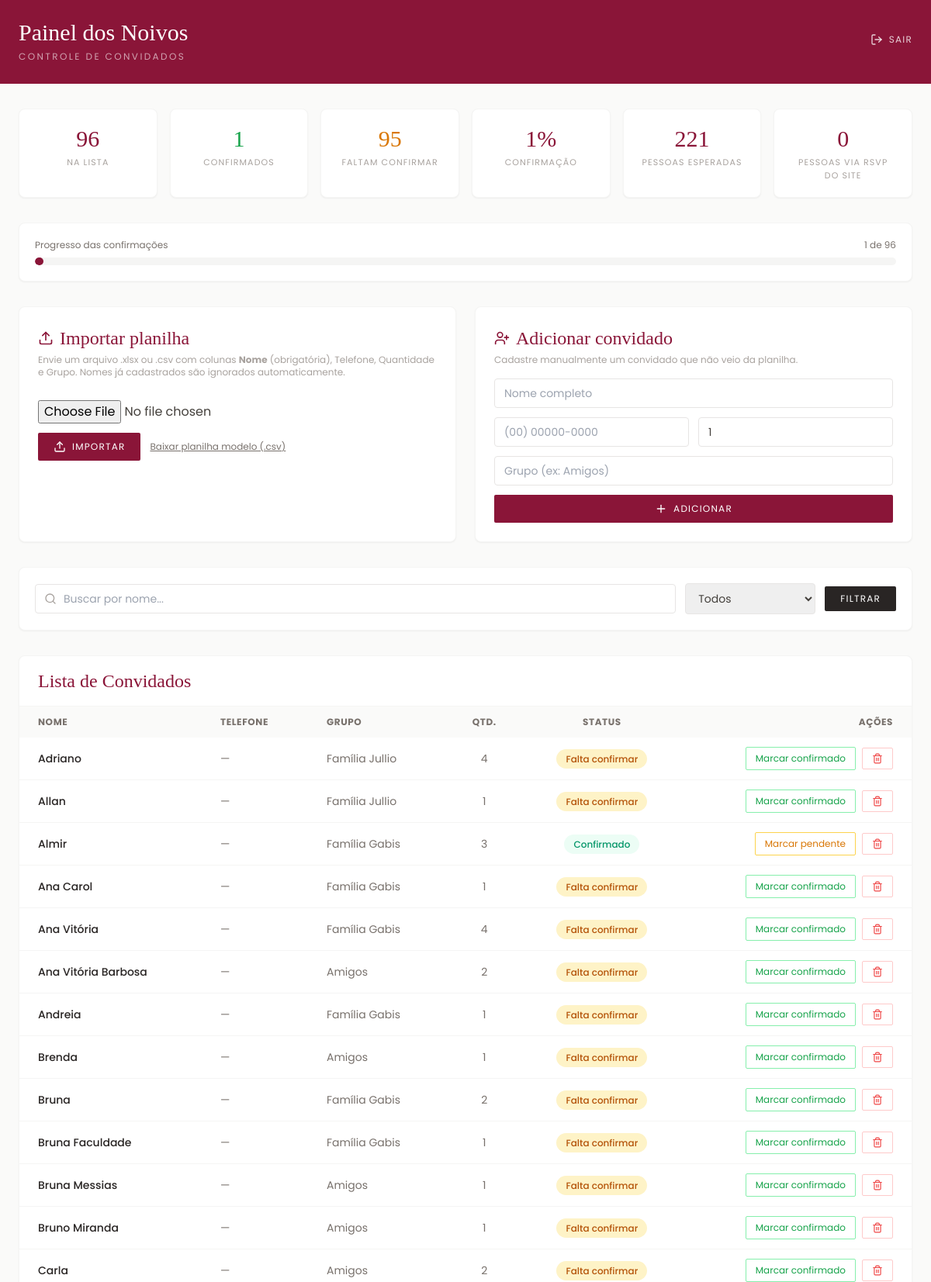
Screenshot of /painel/ (signed in, upper part) with the database file from the repository.
### painel/models.py (models this page shows, shortened)
class ConvidadoLista(models.Model):
    nome = models.CharField("Nome do convidado", max_length=150)
    telefone = models.CharField("Telefone", max_length=30, blank=True)
    quantidade_esperada = models.PositiveSmallIntegerField(
        "Quantidade esperada", default=1,
        help_text="Quantas pessoas esse convidado deve trazer (incluindo ele mesmo).",
    )
    grupo = models.CharField(
        "Grupo", max_length=100, blank=True,
        help_text="Ex: Família da noiva, Família do noivo, Amigos, Trabalho.",
    )
    observacoes = models.TextField("Observações", blank=True)
    confirmado_manual = models.BooleanField(
        "Confirmado manualmente pelos noivos", default=False,
        help_text="Marque se o convidado confirmou por fora do site (WhatsApp, telefone etc).",
    )
    criado_em = models.DateTimeField("Adicionado em", auto_now_add=True)
    class Meta:
        ordering = ["nome"]
        verbose_name = "Convidado da lista"
        verbose_name_plural = "Lista de convidados"

### painel/views.py (the view)
# urls.py: path("", views.dashboard, name="dashboard"),
@login_required
def dashboard(request):
    busca = request.GET.get("busca", "").strip()
    status_filtro = request.GET.get("status", "todos")
    rsvps = RSVP.objects.all().order_by("-criado_em")
    total_pessoas_confirmadas_site = sum(r.quantidade_convidados for r in rsvps)
    rsvp_por_nome = {}
    for r in rsvps:
        rsvp_por_nome[normalizar_nome(r.nome_completo)] = r
    linhas = []
    for c in ConvidadoLista.objects.all():
        rsvp_correspondente = rsvp_por_nome.get(normalizar_nome(c.nome))
        confirmado = c.confirmado_manual or rsvp_correspondente is not None
        linhas.append({"obj": c, "confirmado": confirmado, "rsvp": rsvp_correspondente})
    total_lista = len(linhas)
    total_confirmados = sum(1 for l in linhas if l["confirmado"])
    total_pendentes = total_lista - total_confirmados
    total_pessoas_esperadas = sum(l["obj"].quantidade_esperada for l in linhas)
    percentual = round((total_confirmados / total_lista) * 100) if total_lista else 0
    exibir = linhas
    if status_filtro == "confirmados":
        exibir = [l for l in exibir if l["confirmado"]]
    elif status_filtro == "pendentes":
        exibir = [l for l in exibir if not l["confirmado"]]
    if busca:
        busca_norm = normalizar_nome(busca)
        exibir = [l for l in exibir if busca_norm in normalizar_nome(l["obj"].nome)]
    exibir.sort(key=lambda l: l["obj"].nome)
    context = {
        "linhas": exibir,
        "rsvps": rsvps,
        "total_lista": total_lista,
        "total_confirmados": total_confirmados,
        "total_pendentes": total_pendentes,
        "total_pessoas_esperadas": total_pessoas_esperadas,
        "total_pessoas_confirmadas_site": total_pessoas_confirmadas_site,
        "percentual": percentual,
        "upload_form": UploadPlanilhaForm(),
        "manual_form": ConvidadoManualForm(),
        "busca": busca,
        "status_filtro": status_filtro,
    }
    return render(request, "painel/dashboard.html", context)

### painel/forms.py
class UploadPlanilhaForm(forms.Form):
    arquivo = forms.FileField(
        label="Planilha (.xlsx ou .csv)",
        widget=forms.ClearableFileInput(attrs={"accept": ".xlsx,.csv"}),
    )

class ConvidadoManualForm(forms.ModelForm):
    class Meta:
        model = ConvidadoLista
        fields = ["nome", "telefone", "quantidade_esperada", "grupo", "observacoes"]
        widgets = {
            "nome": forms.TextInput(attrs={"placeholder": "Nome completo"}),
            "telefone": forms.TextInput(attrs={"placeholder": "(00) 00000-0000"}),
            "grupo": forms.TextInput(attrs={"placeholder": "Ex: Família da noiva"}),
            "observacoes": forms.TextInput(attrs={"placeholder": "Opcional"}),
        }

### painel/utils.py (called while the page is built)
def normalizar_nome(nome: str) -> str:
    nome = nome or ""
    nome = unicodedata.normalize("NFKD", nome).encode("ASCII", "ignore").decode("ASCII")
    return " ".join(nome.lower().split())

### painel/templates/painel/dashboard.html (shortened to what this page needs)
<!DOCTYPE html>
<html lang="pt-BR">
<head>
  <script src="https://cdn.tailwindcss.com"></script>
</head>
<body class="min-h-screen bg-stone-50 text-stone-700">
  <header class="bg-[#8A1538] text-white">
    <div class="max-w-7xl mx-auto px-6 py-6 flex items-center justify-between">
      <div>
        <span class="font-cormorant text-3xl block">Painel dos Noivos</span>
        <span class="text-white/60 text-xs uppercase tracking-[0.2em]">Controle de convidados</span>
      </div>
      <form method="post" action="{% url 'painel:logout' %}">
        <button type="submit" class="inline-flex items-center gap-2 text-xs uppercase tracking-widest text-white/80 hover:text-white transition-colors">
          <i data-lucide="log-out" class="w-4 h-4"></i>
          Sair
        </button>
      </form>
    </div>
  </header>
  <main class="max-w-7xl mx-auto px-6 py-8 space-y-8">
    <div class="grid grid-cols-2 md:grid-cols-3 lg:grid-cols-6 gap-4">
      <div class="bg-white rounded-lg border border-stone-100 p-5 text-center shadow-sm">
        <p class="font-cormorant text-3xl text-[#8A1538]">{{ total_lista }}</p>
        <p class="text-[11px] uppercase tracking-widest text-stone-400 mt-1">Na lista</p>
      </div>
      <div class="bg-white rounded-lg border border-stone-100 p-5 text-center shadow-sm">
        <p class="font-cormorant text-3xl text-green-600">{{ total_confirmados }}</p>
        <p class="text-[11px] uppercase tracking-widest text-stone-400 mt-1">Confirmados</p>
      </div>
      <div class="bg-white rounded-lg border border-stone-100 p-5 text-center shadow-sm">
        <p class="font-cormorant text-3xl text-amber-600">{{ total_pendentes }}</p>
        <p class="text-[11px] uppercase tracking-widest text-stone-400 mt-1">Faltam confirmar</p>
      </div>
      <div class="bg-white rounded-lg border border-stone-100 p-5 text-center shadow-sm">
        <p class="font-cormorant text-3xl text-[#8A1538]">{{ percentual }}%</p>
        <p class="text-[11px] uppercase tracking-widest text-stone-400 mt-1">Confirmação</p>
      </div>
      <div class="bg-white rounded-lg border border-stone-100 p-5 text-center shadow-sm">
        <p class="font-cormorant text-3xl text-[#8A1538]">{{ total_pessoas_esperadas }}</p>
        <p class="text-[11px] uppercase tracking-widest text-stone-400 mt-1">Pessoas esperadas</p>
      </div>
      <div class="bg-white rounded-lg border border-stone-100 p-5 text-center shadow-sm">
        <p class="font-cormorant text-3xl text-[#8A1538]">{{ total_pessoas_confirmadas_site }}</p>
        <p class="text-[11px] uppercase tracking-widest text-stone-400 mt-1">Pessoas via RSVP do site</p>
      </div>
    </div>
    <div class="bg-white rounded-lg border border-stone-100 p-5 shadow-sm">
      <div class="flex justify-between text-xs text-stone-500 mb-2">
        <span>Progresso das confirmações</span>
        <span>{{ total_confirmados }} de {{ total_lista }}</span>
      </div>
      <div class="w-full h-2.5 bg-stone-100 rounded-full overflow-hidden">
        <div class="h-full bg-[#8A1538] rounded-full transition-all" style="width: {{ percentual }}%;"></div>
      </div>
    </div>
    <div class="grid grid-cols-1 lg:grid-cols-2 gap-6">
      <div class="bg-white rounded-lg border border-stone-100 p-6 shadow-sm">
        <h3 class="font-cormorant text-2xl text-[#8A1538] mb-1 flex items-center gap-2">
          <i data-lucide="upload" class="w-5 h-5"></i>
          Importar planilha
        </h3>
        <p class="text-stone-400 text-xs mb-4">
          Envie um arquivo .xlsx ou .csv com colunas <strong>Nome</strong> (obrigatória),
          Telefone, Quantidade e Grupo. Nomes já cadastrados são ignorados automaticamente.
        </p>
        <form method="post" action="{% url 'painel:upload_planilha' %}" enctype="multipart/form-data" class="space-y-3">
          {{ upload_form.arquivo }}
          <div class="flex items-center gap-3">
            <button type="submit" class="inline-flex items-center gap-2 px-5 py-2.5 bg-[#8A1538] text-white text-xs uppercase tracking-widest rounded-sm hover:bg-[#71102d] transition-colors">
              <i data-lucide="upload" class="w-4 h-4"></i>
              Importar
            </button>
            <a href="{% url 'painel:modelo_planilha' %}" class="text-xs text-stone-500 hover:text-[#8A1538] underline">
              Baixar planilha modelo (.csv)
            </a>
          </div>
        </form>
      </div>
      <div class="bg-white rounded-lg border border-stone-100 p-6 shadow-sm">
        <h3 class="font-cormorant text-2xl text-[#8A1538] mb-1 flex items-center gap-2">
          <i data-lucide="user-plus" class="w-5 h-5"></i>
          Adicionar convidado
        </h3>
        <p class="text-stone-400 text-xs mb-4">Cadastre manualmente um convidado que não veio da planilha.</p>
        <form method="post" action="{% url 'painel:adicionar_convidado' %}" class="grid grid-cols-1 sm:grid-cols-2 gap-3">
          <input type="text" name="nome" placeholder="Nome completo" required class="border border-stone-200 rounded px-3 py-2 text-sm focus:border-[#8A1538] outline-none sm:col-span-2">
          <input type="text" name="telefone" placeholder="(00) 00000-0000" class="border border-stone-200 rounded px-3 py-2 text-sm focus:border-[#8A1538] outline-none">
          <input type="number" name="quantidade_esperada" placeholder="Qtd. esperada" min="1" value="1" class="border border-stone-200 rounded px-3 py-2 text-sm focus:border-[#8A1538] outline-none">
          <input type="text" name="grupo" placeholder="Grupo (ex: Amigos)" class="border border-stone-200 rounded px-3 py-2 text-sm focus:border-[#8A1538] outline-none sm:col-span-2">
          <button type="submit" class="inline-flex items-center justify-center gap-2 px-5 py-2.5 bg-[#8A1538] text-white text-xs uppercase tracking-widest rounded-sm hover:bg-[#71102d] transition-colors sm:col-span-2">
            <i data-lucide="plus" class="w-4 h-4"></i>
            Adicionar
          </button>
        </form>
      </div>
    </div>
    <div class="bg-white rounded-lg border border-stone-100 p-5 shadow-sm">
      <form method="get" class="flex flex-col sm:flex-row gap-3 items-stretch sm:items-center">
        <div class="relative flex-1">
          <i data-lucide="search" class="w-4 h-4 text-stone-400 absolute left-3 top-1/2 -translate-y-1/2"></i>
          <input type="text" name="busca" value="{{ busca }}" placeholder="Buscar por nome..." class="w-full border border-stone-200 rounded pl-9 pr-3 py-2 text-sm focus:border-[#8A1538] outline-none">
        </div>
        <select name="status" class="border border-stone-200 rounded px-3 py-2 text-sm focus:border-[#8A1538] outline-none">
          <option value="todos" {% if status_filtro == "todos" %}selected{% endif %}>Todos</option>
        </select>
        <button type="submit" class="px-5 py-2 bg-stone-800 text-white text-xs uppercase tracking-widest rounded-sm hover:bg-stone-700 transition-colors">
          Filtrar
        </button>
      </form>
    </div>
    <div class="bg-white rounded-lg border border-stone-100 shadow-sm overflow-hidden">
      <div class="px-6 py-4 border-b border-stone-100">
        <h3 class="font-cormorant text-2xl text-[#8A1538]">Lista de Convidados</h3>
      </div>
      <div class="overflow-x-auto">
        <table class="w-full text-sm">
          <thead class="bg-stone-50 text-stone-500 text-xs uppercase tracking-wider">
            <tr>
              <th class="text-left px-6 py-3">Nome</th>
              <th class="text-left px-6 py-3">Telefone</th>
              <th class="text-left px-6 py-3">Grupo</th>
              <th class="text-center px-6 py-3">Qtd.</th>
              <th class="text-center px-6 py-3">Status</th>
              <th class="text-right px-6 py-3">Ações</th>
            </tr>
          </thead>
          <tbody class="divide-y divide-stone-100">
            {% for linha in linhas %}
            <tr class="hover:bg-stone-50/60">
              <td class="px-6 py-3 font-medium text-stone-800">
                {{ linha.obj.nome }}
              </td>
              <td class="px-6 py-3 text-stone-500">{{ linha.obj.telefone|default:"—" }}</td>
              <td class="px-6 py-3 text-stone-500">{{ linha.obj.grupo|default:"—" }}</td>
              <td class="px-6 py-3 text-center text-stone-500">{{ linha.obj.quantidade_esperada }}</td>
              <td class="px-6 py-3 text-center">
                {% if linha.confirmado %}
                  <span class="badge-confirmado text-xs font-medium px-3 py-1 rounded-full">Confirmado</span>
                {% else %}
                  <span class="badge-pendente text-xs font-medium px-3 py-1 rounded-full">Falta confirmar</span>
                {% endif %}
              </td>
              <td class="px-6 py-3">
                <div class="flex items-center justify-end gap-2">
                  <form method="post" action="{% url 'painel:alternar_confirmado' linha.obj.pk %}">
                    <button type="submit" class="text-xs px-3 py-1.5 rounded-sm border {% if linha.confirmado %}border-amber-300 text-amber-600 hover:bg-amber-50{% else %}border-green-300 text-green-600 hover:bg-green-50{% endif %} transition-colors">
                      {% if linha.confirmado %}Marcar pendente{% else %}Marcar confirmado{% endif %}
                    </button>
                  </form>
                  <form method="post" action="{% url 'painel:excluir_convidado' linha.obj.pk %}" onsubmit="return confirm('Remover {{ linha.obj.nome }} da lista?');">
                    <button type="submit" class="text-xs px-3 py-1.5 rounded-sm border border-red-200 text-red-500 hover:bg-red-50 transition-colors">
                      <i data-lucide="trash-2" class="w-3.5 h-3.5"></i>
                    </button>
                  </form>
                </div>
              </td>
            </tr>
            {% endfor %}
          </tbody>
        </table>
      </div>
    </div>
  </main>
</body>
</html>

### painel/templates/painel/dashboard.html (style rules this page uses)
body { font-family: 'Poppins', sans-serif; }
.font-cormorant { font-family: 'Cormorant Garamond', serif; }
.badge-confirmado { background: #ECFDF5; color: #059669; }
.badge-pendente { background: #FEF3C7; color: #B45309; }

### rows the page displays
ConvidadoLista: obj.nome "Adriano", obj.telefone "—", obj.grupo "Família Jullio", obj.quantidade_esperada "4", shows "Falta confirmar", shows "Marcar confirmado"
ConvidadoLista: obj.nome "Allan", obj.telefone "—", obj.grupo "Família Jullio", obj.quantidade_esperada "1", shows "Falta confirmar", shows "Marcar confirmado"
ConvidadoLista: obj.nome "Almir", obj.telefone "—", obj.grupo "Família Gabis", obj.quantidade_esperada "3", shows "Confirmado", shows "Marcar pendente"
ConvidadoLista: obj.nome "Ana Carol", obj.telefone "—", obj.grupo "Família Gabis", obj.quantidade_esperada "1", shows "Falta confirmar", shows "Marcar confirmado"
ConvidadoLista: obj.nome "Ana Vitória", obj.telefone "—", obj.grupo "Família Gabis", obj.quantidade_esperada "4", shows "Falta confirmar", shows "Marcar confirmado"
ConvidadoLista: obj.nome "Ana Vitória Barbosa", obj.telefone "—", obj.grupo "Amigos", obj.quantidade_esperada "2", shows "Falta confirmar", shows "Marcar confirmado"
ConvidadoLista: obj.nome "Andreia", obj.telefone "—", obj.grupo "Família Gabis", obj.quantidade_esperada "1", shows "Falta confirmar", shows "Marcar confirmado"
ConvidadoLista: obj.nome "Brenda", obj.telefone "—", obj.grupo "Amigos", obj.quantidade_esperada "1", shows "Falta confirmar", shows "Marcar confirmado"
ConvidadoLista: obj.nome "Bruna", obj.telefone "—", obj.grupo "Família Gabis", obj.quantidade_esperada "2", shows "Falta confirmar", shows "Marcar confirmado"
ConvidadoLista: obj.nome "Bruna Faculdade", obj.telefone "—", obj.grupo "Família Gabis", obj.quantidade_esperada "1", shows "Falta confirmar", shows "Marcar confirmado"
ConvidadoLista: obj.nome "Bruna Messias", obj.telefone "—", obj.grupo "Amigos", obj.quantidade_esperada "1", shows "Falta confirmar", shows "Marcar confirmado"
ConvidadoLista: obj.nome "Bruno Miranda", obj.telefone "—", obj.grupo "Amigos", obj.quantidade_esperada "1", shows "Falta confirmar", shows "Marcar confirmado"
ConvidadoLista: obj.nome "Carla", obj.telefone "—", obj.grupo "Amigos", obj.quantidade_esperada "2", shows "Falta confirmar", shows "Marcar confirmado"

### other values shown
{{ total_lista }} "96"
{{ total_confirmados }} "1"
{{ total_pendentes }} "95"
{{ percentual }} "1"
{{ total_pessoas_esperadas }} "221"
{{ total_pessoas_confirmadas_site }} "0"
